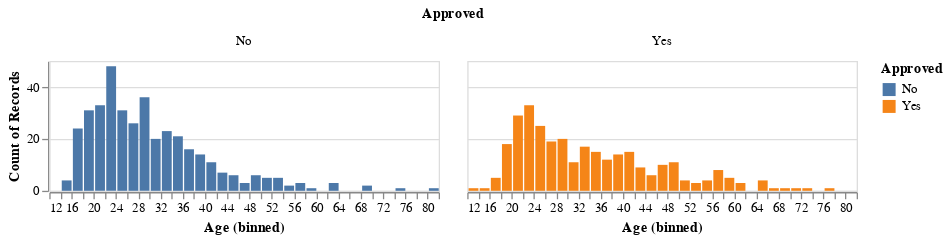

The code cell stored with this chart in its notebook:
### Code cell
data_vis_age = alt.Chart(data).mark_bar().encode(
    x = alt.X('Age').scale(clamp= True).bin(maxbins=45),
    y = alt.Y('count()'),
    color = alt.Color('Approved')
).properties(
    height=100
).facet(
    "Approved:N",)
data_vis_age

### Figure 1 — Vega-Lite specification as saved in the notebook (floating-point values rounded to 4 significant figures; data arrays with more than 128 entries replaced by an {"elided": "..."} marker saying what was removed)
{"config": {"view": {"continuousWidth": 300, "continuousHeight": 300}}, "data": {"name": "data-6ce8907e001934dae184b3a258fb1bc8"}, "facet": {"field": "Approved", "type": "nominal"}, "spec": {"mark": {"type": "bar"}, "encoding": {"color": {"field": "Approved", "type": "nominal"}, "x": {"bin": {"maxbins": 45}, "field": "Age", "scale": {"clamp": true}, "type": "quantitative"}, "y": {"aggregate": "count", "type": "quantitative"}}, "height": 100}, "$schema": "https://vega.github.io/schema/vega-lite/v5.16.3.json", "datasets": {"data-6ce8907e001934dae184b3a258fb1bc8": {"elided": "690 records"}}}
